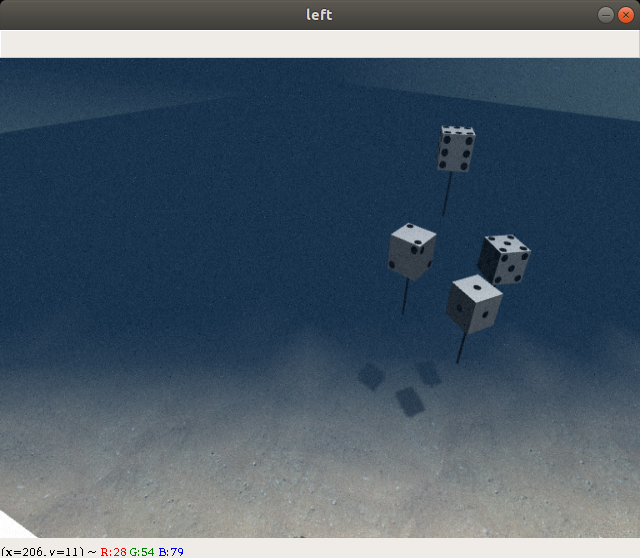
#> input picture stereo/left_image.png, 640 x 558 px
$ python test_stereo.py   (older library calls are emulated)
#> lines starting #> are read from the running program, lines starting #| are printed output that depends on the picture
import numpy as np
import cv2
from matplotlib import pyplot as plt
import os

imL_path = 'left_image.png'
imR_path = 'right_image.png'
# SGBM Parameters -----------------
assert(os.path.isfile(imL_path))
assert(os.path.isfile(imR_path))

imgL = cv2.imread(imL_path)
#> imgL is the input picture: shape (558, 640, 3); mean B, G, R 105, 91.3, 75.5
imgR = cv2.imread(imR_path)
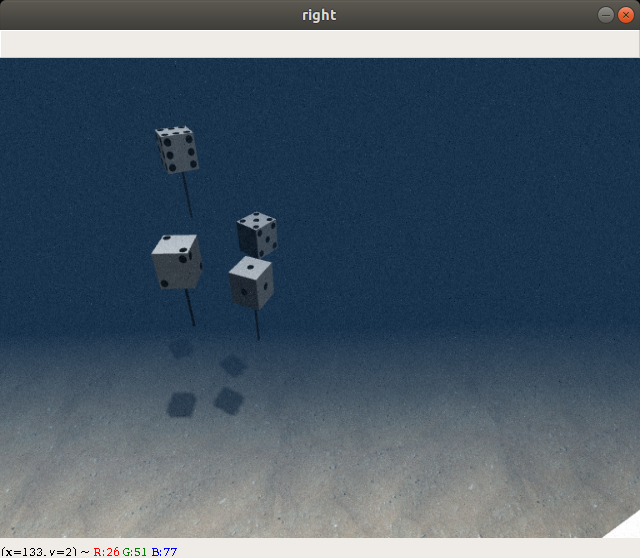
#> input picture stereo/right_image.png, 640 x 558 px
#> imgR is the input picture: shape (558, 640, 3); mean B, G, R 104.2, 90.3, 74.6

window_size = 3                     # wsize default 3; 5; 7 for SGBM reduced size image; 15 for SGBM full size image (1300px and above); 5 Works nicely
lmbda = 80000
sigma = 1.2
visual_multiplier = 1.0

left_matcher = cv2.StereoSGBM_create(
    minDisparity=60,
    numDisparities=192,             # max_disp has to be dividable by 16 f. E. HH 192, 256
    blockSize=7,
    P1=8 * 3 * window_size ** 2,    # wsize default 3; 5; 7 for SGBM reduced size image; 15 for SGBM full size image (1300px and above); 5 Works nicely
    P2=32 * 3 * window_size ** 2,
    disp12MaxDiff=1,
    uniquenessRatio=5,
    speckleWindowSize=0,
    speckleRange=1,
    preFilterCap=63,
    mode=cv2.STEREO_SGBM_MODE_SGBM_3WAY
)
right_matcher = cv2.ximgproc.createRightMatcher(left_matcher)

wls_filter = cv2.ximgproc.createDisparityWLSFilter(matcher_left=left_matcher)
wls_filter.setLambda(lmbda)
wls_filter.setSigmaColor(sigma)

displ = left_matcher.compute(imgL, imgR)  # .astype(np.float32)/16
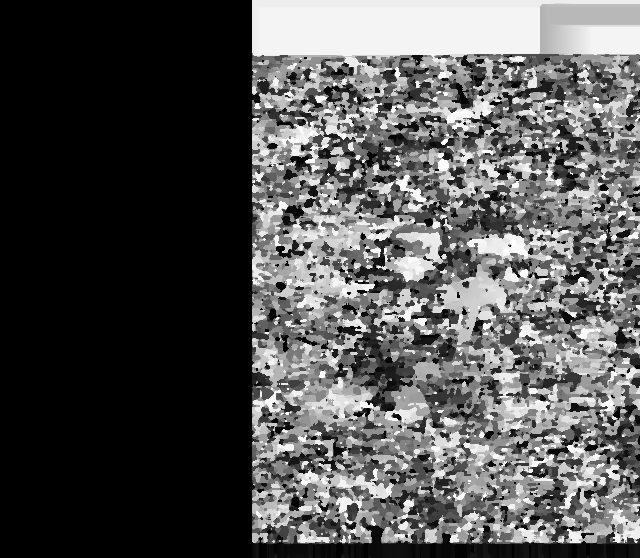
#> displ: shape (558, 640) int16; min 944, max 4016, mean 1955; drawn with min black and max white
dispr = right_matcher.compute(imgR, imgL)  # .astype(np.float32)/16
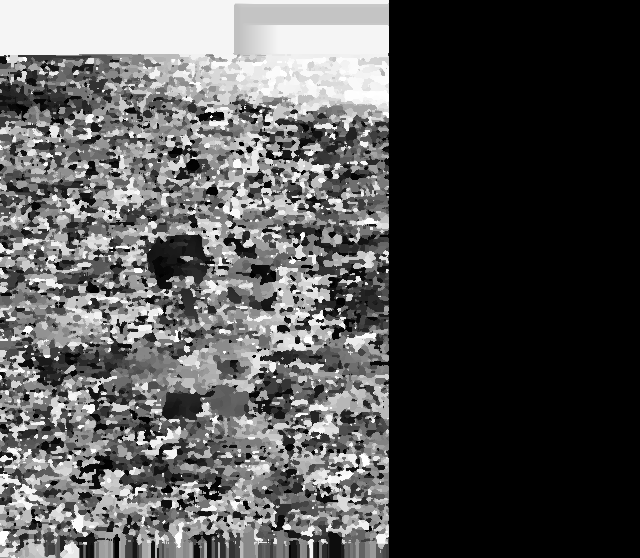
#> dispr: shape (558, 640) int16; min -4032, max -960, mean -3017.6; drawn with min black and max white
displ = np.int16(displ)
dispr = np.int16(dispr)

filteredImg = wls_filter.filter(displ, imgL, None, dispr)  # important to put "imgL" here!!!
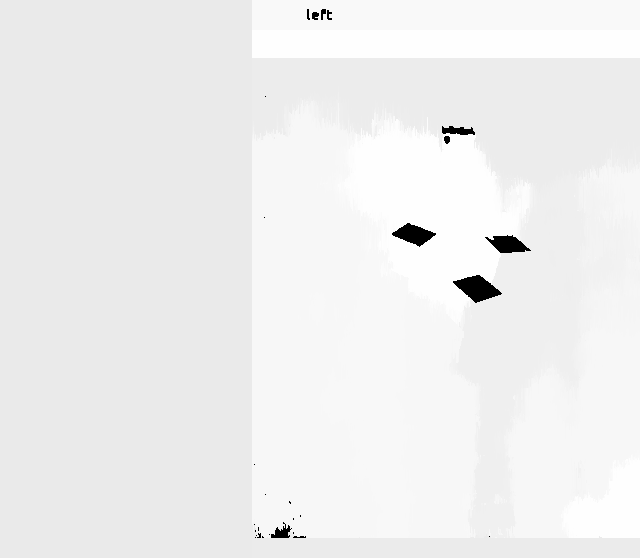
#> filteredImg: shape (558, 640) int16; min -32768, max 3888, mean 1687.3; drawn with min black and max white
filteredImg = cv2.normalize(src=filteredImg, dst=filteredImg, beta=0, alpha=255, norm_type=cv2.NORM_MINMAX);
filteredImg = np.uint8(filteredImg)
# [5 lines of commented-out code are left out]
cv2.imshow("Left", imgR)
cv2.imshow("Right", imgL)
# cv2.imshow('Disparity', disparity)
# cv2.imshow('norm_image', norm_image)
cv2.imshow("filteredImg", filteredImg)
cv2.waitKey()
cv2.destroyAllWindows()
# plt.imshow(imgL, 'gray')
# plt.show()
